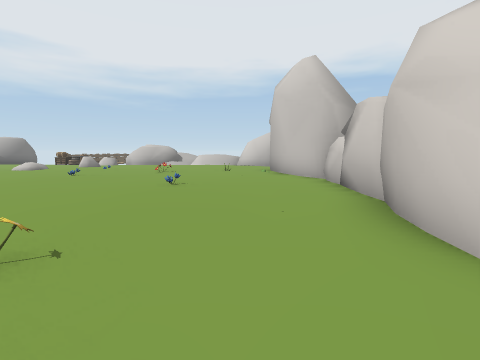
view 1 (above)

13 first-person views from a walk through a 3-D level made in the Unity game engine. The camera is 1.4 m above the floor, tilts 6° down and sees 85° across. The floor is counted in squares, 2 m on a side. Each view is taken from the middle of a square. On the plan, view 1 faces up. The plan holds only what a view shows up to about 9 squares ahead; the rest is blank. The place goes on beyond the plan. The player character is not drawn. Some animated figures are left out.

view 2
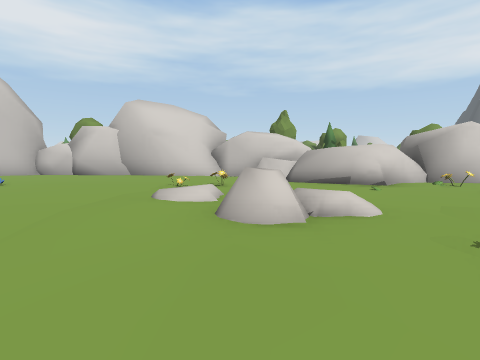

view 3
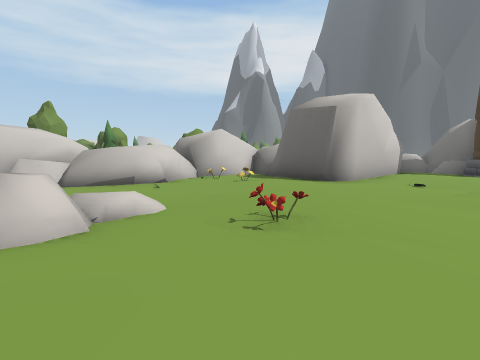

view 4
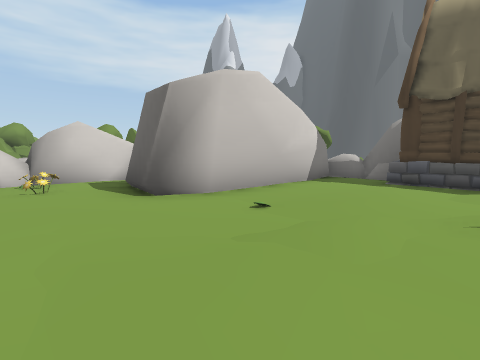

view 5
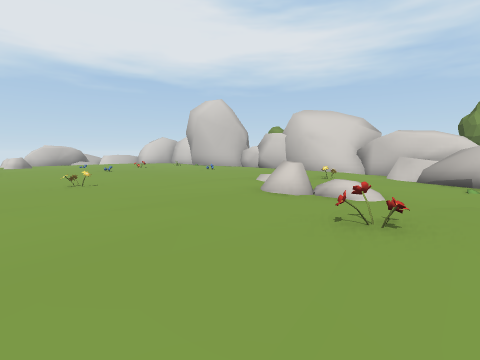

view 6
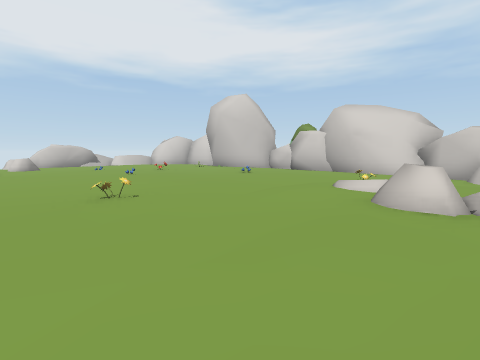

view 7
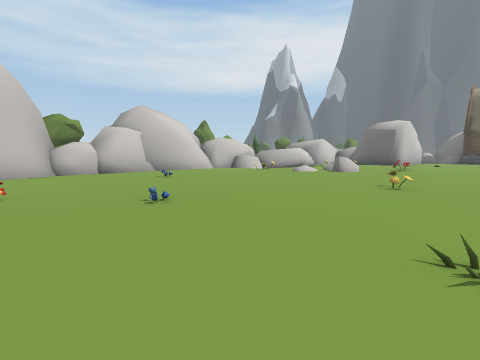

view 8
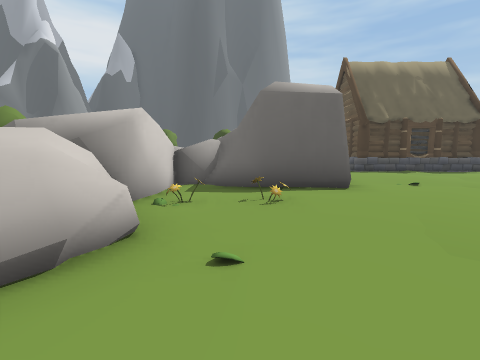

view 9
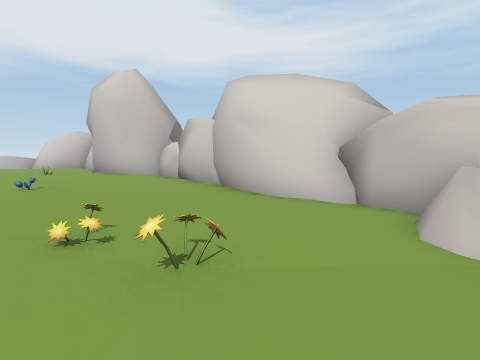

view 10
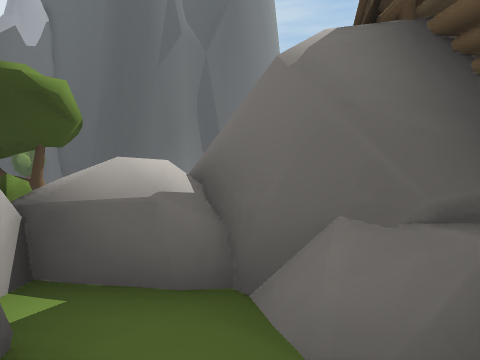

view 11
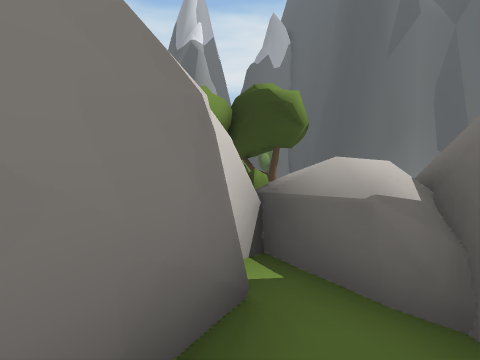

view 12
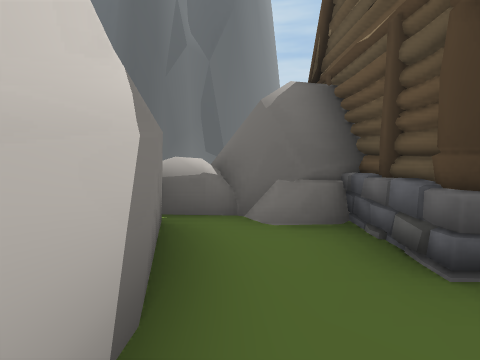

view 13
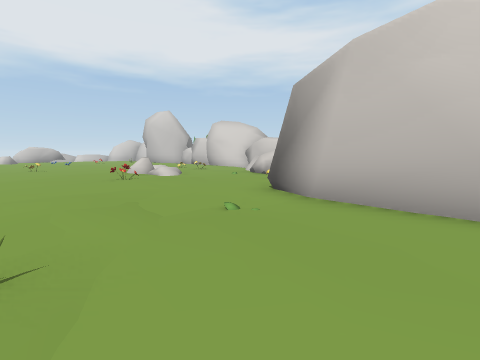

### Floor plan
Key: @ floor where view 1 was taken; # wall or solid block; . main floor; - floor 0.25 m lower than the main floor; / step, stairs or slope; ^ raised ledge; O other object.
Columns run from 8 left of view 1 to 3 right of it. Each row starts with its distance up from view 1.
  9 -....O--O-#
  8 ...-------#
  7 O..O.------O
  6 --...------O
  5 -....--O--/
  4 ---.....--#
  3 -O-.....--#
  2 .......---#
  1 ---../.O--##
  0 -...O.-O@--#
 -1 /..-//---^##
 -2 ..-O----###
 -3 -....-O##
 -4 ....-.-O#
 -5 ......OO##
 -6 ....##--#
 -7 O.O-###-#
 -8 ..--#####
 -9 -...#
-10 ....#
-11 #O-.#
-12 ###/##
-13   ##^#
-14    #

Positions as (right, up) in squares from view 1, and headings:
1: (0, 0), facing up
2: (-7, 0), facing right
3: (-7, 0), facing down-right
4: (-8, -4), facing down-right
5: (-8, -3), facing up-right
6: (-8, -1), facing up-right
7: (-8, 9), facing down-right
8: (-2, -1), facing down
9: (-2, -1), facing up-right
10: (-5, -11), facing down
11: (-5, -11), facing down-right
12: (-5, -9), facing down
13: (-8, -9), facing up-right
